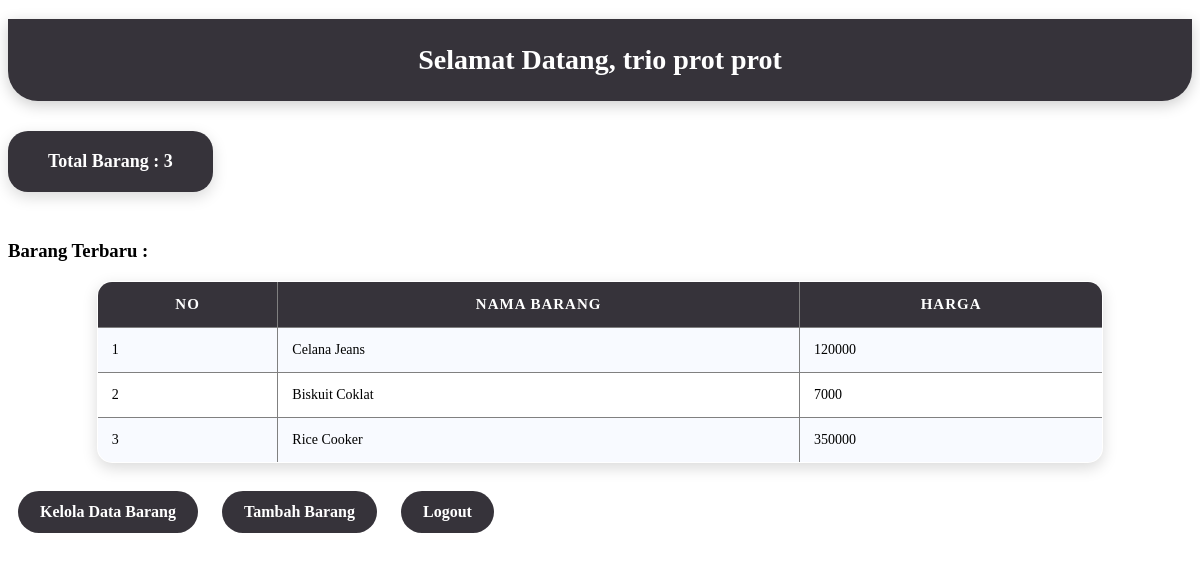
The app's page /dashboard.php (signed in) with its own data.
### tables this page shows
CREATE TABLE `barang` (
  `id_barang` int NOT NULL,
  `nama_barang` varchar(150) DEFAULT NULL,
  `harga` int NOT NULL,
  `jumlah_stok` int NOT NULL,
  `id_kategori` int NOT NULL,
  `deskripsi` text NOT NULL,
  `tanggal_masuk` date NOT NULL
);

### dashboard.php (the view, shortened to what this page needs)
<?php
include 'koneksi.php';
$result_total = mysqli_query($conn, "SELECT COUNT(*) AS total FROM barang");
$total = mysqli_fetch_assoc($result_total)['total'];
$result_recent = mysqli_query($conn, "SELECT * FROM barang ORDER BY id_barang DESC LIMIT 5");
?>
<!DOCTYPE html>
<html lang="en">
<head>
    <link rel="stylesheet" href="dashboard.css" >
</head>
  <body>
            <h1 align="center">Selamat Datang, <?php echo $_SESSION['username']; ?></h1>
            <p><b>Total Barang :</b> <?php echo $total; ?></p>
            <h3>Barang Terbaru :</h3>
            <table border="1" cellpadding="8" cellspacing="0">
                <tr>
                    <th>No</th>
                    <th>Nama Barang</th>
                    <th>Harga</th>
                </tr>
                <?php
                $no = 1;
                while($row = mysqli_fetch_assoc($result_recent)) { ?>
                <tr>
                    <td><?php echo $no++; ?></td>
                    <td><?php echo $row['nama_barang'];?></td>
                    <td><?php echo $row['harga'];?></td>
                </tr>
           <?php } ?>
            </table>
            <br>
            <a href="index.php">Kelola Data Barang</a>
            <a href="tambah.php">Tambah Barang</a>
            <a href="logout.php">Logout</a>
        </body>
</html>

### dashboard.css (style rules this page uses)
h1 { text-align: center; background: #36333A; padding: 25px; color: white; margin-bottom: 30px; border-bottom-left-radius: 30px; border-bottom-right-radius: 30px; font-size: 28px; box-shadow: 0 4px 15px rgba( 0, 0, 0, 0.2); }
p { text-align: center; background: #36333A; display: inline-block; margin: 0 auto 30px auto; padding: 20px 40px; border-radius: 20px; font-weight: bold; font-size: 18px; color: #fff; box-shadow: 0 5px 15px rgba( 0, 0, 0, 0.15); animation: zoomIn 0.6s ease; }
table { width: 85%; margin: 0 auto; border-collapse: collapse; background: fff; border-radius: 15px; overflow: hidden; box-shadow: 0 5px 15px rgba( 0, 0, 0, 0.15); }
th { background: #36333A; color: #fff; padding: 14px; font-size: 15px; text-transform: uppercase; letter-spacing: 1px; }
td { padding: 14px; font-size: 14px; }
tr:nth-child(even) { background: #f8faff; }
a { display: inline-block; margin: 10px; padding: 12px 22px; border-radius: 25px; text-decoration: none; font-weight: 600; transition: 0.3s; }
a[href*="index.php"] { background: #36333A; color: #fff; }
a[href*="tambah.php"] { background: #36333A; color: #fff; }
a[href*="logout.php"] { background: #36333A; color: #fff; }

### records on screen
barang: nama_barang "Celana Jeans", harga "120000"
barang: nama_barang "Biskuit Coklat", harga "7000"
barang: nama_barang "Rice Cooker", harga "350000"

### other values on screen
$_SESSION['username'] "trio prot prot"
$total "3"
